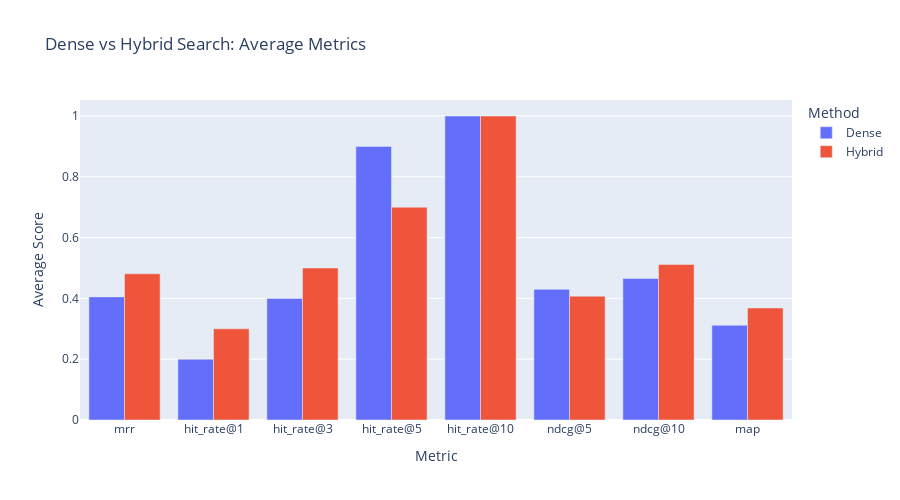

The code cell stored with this chart in its notebook:
### Markdown cell above
## 5. Bar Chart Comparison

### Code cell
fig = px.bar(
    df_metrics,
    x="Metric",
    y="Score",
    color="Method",
    barmode="group",
    title="Dense vs Hybrid Search: Average Metrics",
    labels={"Score": "Average Score"},
    color_discrete_map={"Dense": "#636EFA", "Hybrid": "#EF553B"}
)
fig.update_layout(height=500)
fig.show()

### Figure 1 — Plotly figure (JSON) as saved in the notebook; plotly's stock layout.template omitted (floating-point values rounded to 4 significant figures)
{"data": [{"alignmentgroup": "True", "hovertemplate": "Method=Dense<br>Metric=%{x}<br>Average Score=%{y}<extra></extra>", "legendgroup": "Dense", "marker": {"color": "#636EFA", "pattern": {"shape": ""}}, "name": "Dense", "offsetgroup": "Dense", "orientation": "v", "showlegend": true, "textposition": "auto", "type": "bar", "x": ["mrr", "hit_rate@1", "hit_rate@3", "hit_rate@5", "hit_rate@10", "ndcg@5", "ndcg@10", "map"], "xaxis": "x", "y": [0.405, 0.2, 0.4, 0.9, 1.0, 0.4299, 0.4655, 0.3117], "yaxis": "y"}, {"alignmentgroup": "True", "hovertemplate": "Method=Hybrid<br>Metric=%{x}<br>Average Score=%{y}<extra></extra>", "legendgroup": "Hybrid", "marker": {"color": "#EF553B", "pattern": {"shape": ""}}, "name": "Hybrid", "offsetgroup": "Hybrid", "orientation": "v", "showlegend": true, "textposition": "auto", "type": "bar", "x": ["mrr", "hit_rate@1", "hit_rate@3", "hit_rate@5", "hit_rate@10", "ndcg@5", "ndcg@10", "map"], "xaxis": "x", "y": [0.481, 0.3, 0.5, 0.7, 1.0, 0.4072, 0.5118, 0.3685], "yaxis": "y"}], "layout": {"barmode": "group", "height": 500, "legend": {"title": {"text": "Method"}, "tracegroupgap": 0}, "title": {"text": "Dense vs Hybrid Search: Average Metrics"}, "xaxis": {"anchor": "y", "domain": [0.0, 1.0], "title": {"text": "Metric"}}, "yaxis": {"anchor": "x", "domain": [0.0, 1.0], "title": {"text": "Average Score"}}}}
